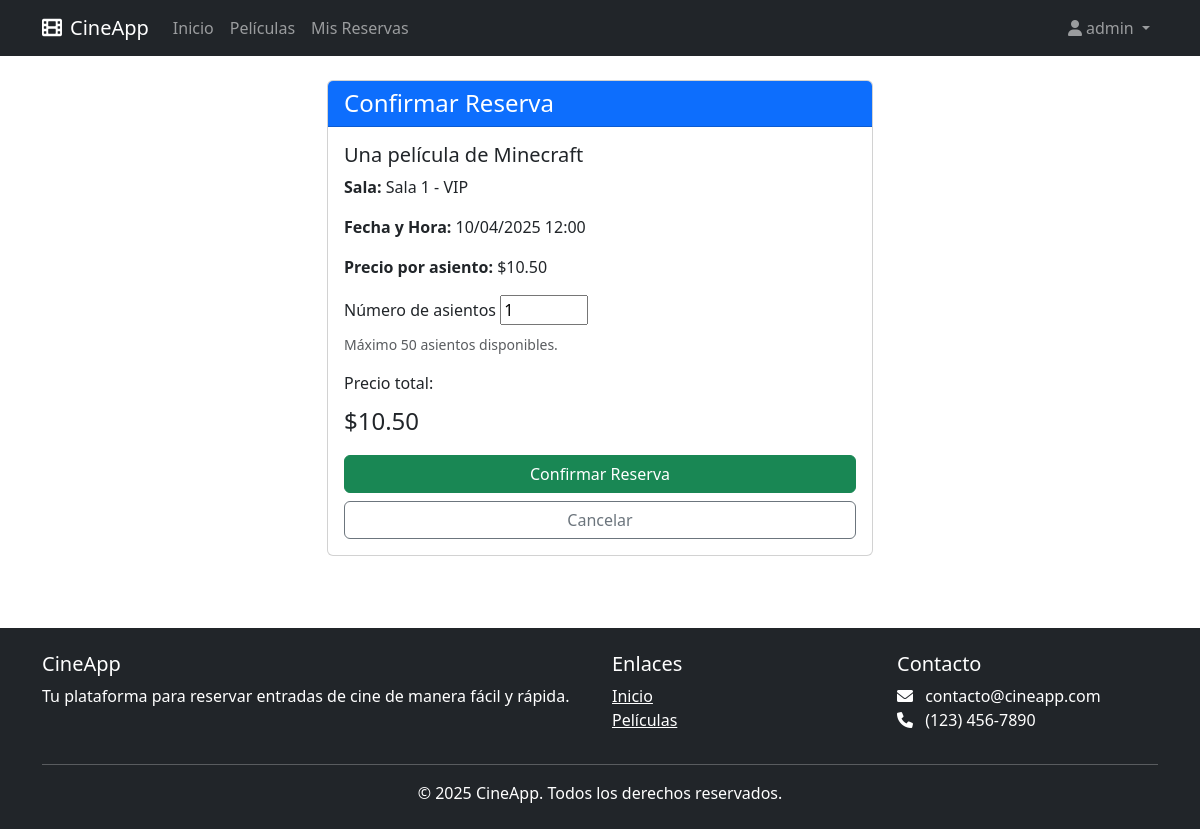
The app's page /showtimes/58/reserve/ (signed in) with its own data.
### reservations/models.py (models this page shows, shortened)
class ShowTime(models.Model):
    movie = models.ForeignKey(Movie, on_delete=models.CASCADE, related_name='showtimes')
    theater = models.ForeignKey(Theater, on_delete=models.CASCADE, related_name='showtimes')
    start_time = models.DateTimeField()
    end_time = models.DateTimeField()
    price = models.DecimalField(max_digits=6, decimal_places=2)
    class Meta:
        unique_together = ('theater', 'start_time')
    def seats_available(self):
        seats_booked = Reservation.objects.filter(showtime=self).aggregate(
            total=models.Sum('num_seats')
        )['total'] or 0
        return self.theater.capacity - seats_booked

class Movie(models.Model):
    tmdb_id = models.IntegerField(unique=True)
    title = models.CharField(max_length=255)
    overview = models.TextField()
    poster_path = models.CharField(max_length=255, null=True, blank=True)
    release_date = models.DateField()

class Theater(models.Model):
    name = models.CharField(max_length=100)
    capacity = models.IntegerField()

### reservations/views.py (the view)
# urls.py: path('showtimes/<int:showtime_id>/reserve/', views.create_reservation, name='create_reservation'),
@login_required
def create_reservation(request, showtime_id):
    showtime = get_object_or_404(ShowTime, pk=showtime_id)
    if request.method == 'POST':
        form = ReservationForm(request.POST)
        if form.is_valid():
            num_seats = form.cleaned_data['num_seats']
            available_seats = showtime.seats_available()
            if num_seats > available_seats:
                messages.error(request, f"Solo hay {available_seats} asientos disponibles.")
                return redirect('showtime_detail', showtime_id=showtime.id)
            with transaction.atomic():
                reservation = form.save(commit=False)
                reservation.user = request.user
                reservation.showtime = showtime
                reservation.save()
                messages.success(request, f"¡Reserva creada con éxito! Código: {reservation.reference_code}")
                return redirect('reservation_detail', reservation_id=reservation.id)
    else:
        form = ReservationForm()
    context = {
        'form': form,
        'showtime': showtime
    }
    return render(request, 'reservations/create_reservation.html', context)

### reservations/forms.py (shortened to what this page needs)
class ReservationForm(forms.ModelForm):
    class Meta:
        model = Reservation
        fields = ['num_seats']
        widgets = {
            'num_seats': forms.NumberInput(attrs={'min': 1, 'max': 10})
        }

### templates/reservations/create_reservation.html (shortened to what this page needs)
{% extends 'base.html' %}
{% block content %}
<div class="row">
    <div class="col-md-6 offset-md-3">
        <div class="card">
            <div class="card-header bg-primary text-white">
                <h4 class="mb-0">Confirmar Reserva</h4>
            </div>
            <div class="card-body">
                <h5>{{ showtime.movie.title }}</h5>
                <p><strong>Sala:</strong> {{ showtime.theater.name }}</p>
                <p><strong>Fecha y Hora:</strong> {{ showtime.start_time|date:"d/m/Y H:i" }}</p>
                <p><strong>Precio por asiento:</strong> ${{ showtime.price }}</p>
                <form method="post">
                    <div class="mb-3">
                        <label for="{{ form.num_seats.id_for_label }}" class="form-label">Número de asientos</label>
                        {{ form.num_seats }}
                        <div class="form-text">Máximo {{ showtime.seats_available }} asientos disponibles.</div>
                    </div>
                    <div class="mb-3">
                        <label class="form-label">Precio total:</label>
                        <div class="fs-4" id="total-price">$0.00</div>
                    </div>
                    <div class="d-grid gap-2">
                        <button type="submit" class="btn btn-success">Confirmar Reserva</button>
                        <a href="{% url 'showtime_detail' showtime_id=showtime.id %}" class="btn btn-outline-secondary">Cancelar</a>
                    </div>
                </form>
            </div>
        </div>
    </div>
</div>
{% endblock %}

### templates/base.html (shortened to what this page needs)
<!DOCTYPE html>
<html lang="es">
<head>
    <link href="https://cdn.jsdelivr.net/npm/bootstrap@5.3.0/dist/css/bootstrap.min.css" rel="stylesheet">
    <link rel="stylesheet" href="https://cdnjs.cloudflare.com/ajax/libs/font-awesome/6.0.0/css/all.min.css">
</head>
<body>
    <nav class="navbar navbar-expand-lg navbar-dark bg-dark">
        <div class="container">
            <a class="navbar-brand" href="{% url 'home' %}">
                <i class="fas fa-film me-2"></i>CineApp
            </a>
            <div class="collapse navbar-collapse" id="navbarNav">
                <ul class="navbar-nav me-auto">
                    <li class="nav-item">
                        <a class="nav-link" href="{% url 'home' %}">Inicio</a>
                    </li>
                    <li class="nav-item">
                        <a class="nav-link" href="{% url 'movie_list' %}">Películas</a>
                    </li>
                    {% if user.is_authenticated %}
                    <li class="nav-item">
                        <a class="nav-link" href="{% url 'user_reservations' %}">Mis Reservas</a>
                    </li>
                    {% endif %}
                </ul>
                <ul class="navbar-nav ms-auto">
                    {% if user.is_authenticated %}
                    <li class="nav-item dropdown">
                        <a class="nav-link dropdown-toggle" href="#" id="userDropdown" role="button" data-bs-toggle="dropdown">
                            <i class="fas fa-user me-1"></i>{{ user.username }}
                        </a>
                    </li>
                    {% endif %}
                </ul>
            </div>
        </div>
    </nav>
    <main class="container py-4">
        {% block content %}{% endblock %}
    </main>
    <footer class="bg-dark text-white">
        <div class="container">
            <div class="row">
                <div class="col-md-6">
                    <h5>CineApp</h5>
                    <p>Tu plataforma para reservar entradas de cine de manera fácil y rápida.</p>
                </div>
                <div class="col-md-3">
                    <h5>Enlaces</h5>
                    <ul class="list-unstyled">
                        <li><a href="{% url 'home' %}" class="text-white">Inicio</a></li>
                        <li><a href="{% url 'movie_list' %}" class="text-white">Películas</a></li>
                    </ul>
                </div>
                <div class="col-md-3">
                    <h5>Contacto</h5>
                    <ul class="list-unstyled">
                        <li><i class="fas fa-envelope me-2"></i> contacto@cineapp.com</li>
                        <li><i class="fas fa-phone me-2"></i> (123) 456-7890</li>
                    </ul>
                </div>
            </div>
            <hr class="bg-light">
            <div class="text-center">
                <p class="mb-0">&copy; {% now "Y" %} CineApp. Todos los derechos reservados.</p>
            </div>
        </div>
    </footer>
</body>
</html>

### templates/base.html (style rules this page uses)
footer { margin-top: 3rem; padding: 1.5rem 0; background-color: #f8f9fa; }

### records on screen
ShowTime: movie "Una película de Minecraft", theater.name "Sala 1 - VIP", start_time "10/04/2025 12:00", price "10.50", seats_available "50"

### other values on screen
{{ user.username }} "admin"
